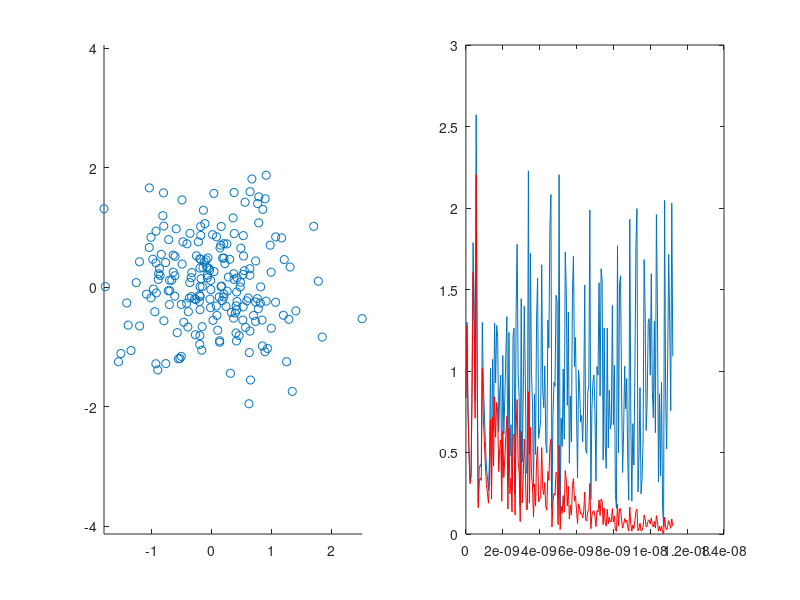
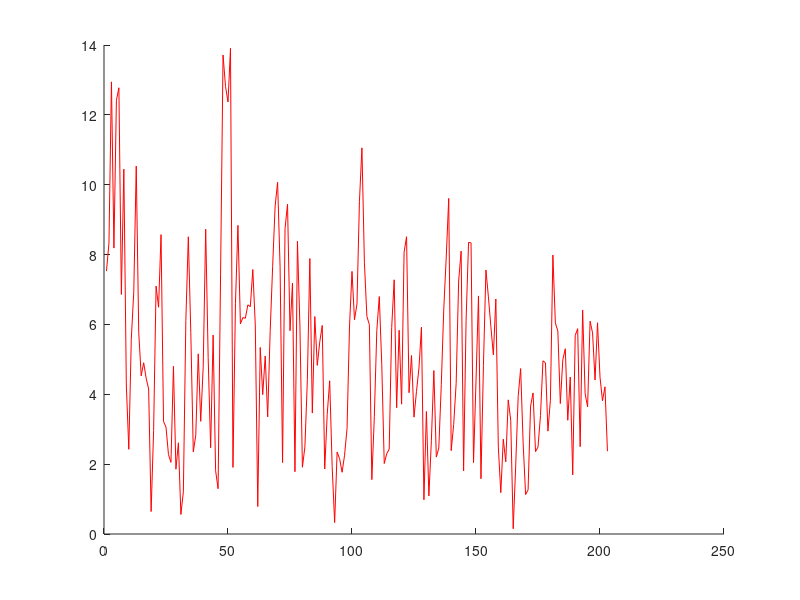

Source code (MATLAB) for these figures, in order:
%% ===========================================================================
%generate a random phasor and apply envelop that represents resonant
%behavoir



%bandwidth is 9 Ghz across the the K-band (17.5-26.5 Ghz), at nyquist 1/2B
dt=1/(2*9e9);
df=9e9/101;
T=0:dt:1/df;


%amplitude
Hn=1;
%signal sampling rate
Hn=Hn*1/sqrt(2)*(randn(1,length(T))+1j*randn(1,length(T)));
figure(1); cla; 
subplot(1,2,1); 
    scatter(real(Hn),imag(Hn)); axis equal; axis tight;
subplot(1,2,2)
    plot(T,abs(Hn));
    mean(abs(Hn))
% The Q of the cavity is related to the decay constant by e^-t/tau
Q=1000;
tau=Q/(2*pi*22e9*2);
Hn=Hn.*exp(-T./tau);
hold on; plot(T,abs(Hn),'r');

HFft=fft(Hn);
figure(3); hold on; plot(abs(HFft),'r');